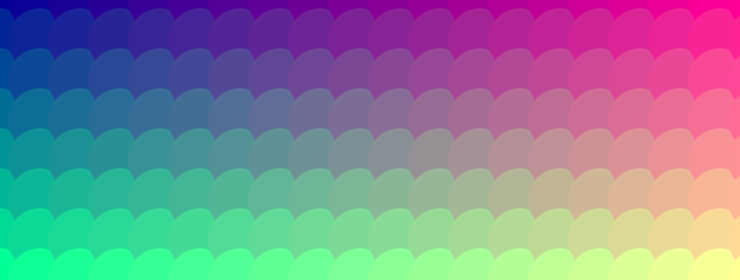
Frame 1 (no input)
Frame 60 (the mouse pressed at the canvas centre just before this capture): identical to frame 1, image omitted
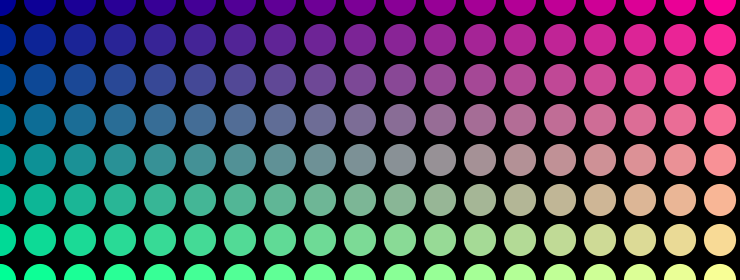
Frame 120 (the mouse held since frame 60 and released just before this capture)

The Processing sketch that drew these frames (run headless with seeded random() and noise(); from frame 60 on, the mouse is pressed at the canvas centre):

// Processing sketch: processing_276
// ── processing_276.pde


void setup() 
{
  size(740,280);
  smooth();
  noStroke();
  mouseX = 730;
  mouseY = 50;
}

void draw() 
{
  //lights();
  background(0);
  
  for (int x = 0; x <= width + 200; x += 40) {
    for (int y = 0; y <= height + 200 ; y += 40) {
      pushMatrix();
      translate(x, y);
      fill(map(x, 0,width, 0, 255),map(y, 0,height, 0, 255),150);
      scale(map(mouseX, 0, width*1.95, 0, PI));
      ellipse(0,0,40,40);
      popMatrix();
    }
  }
}
